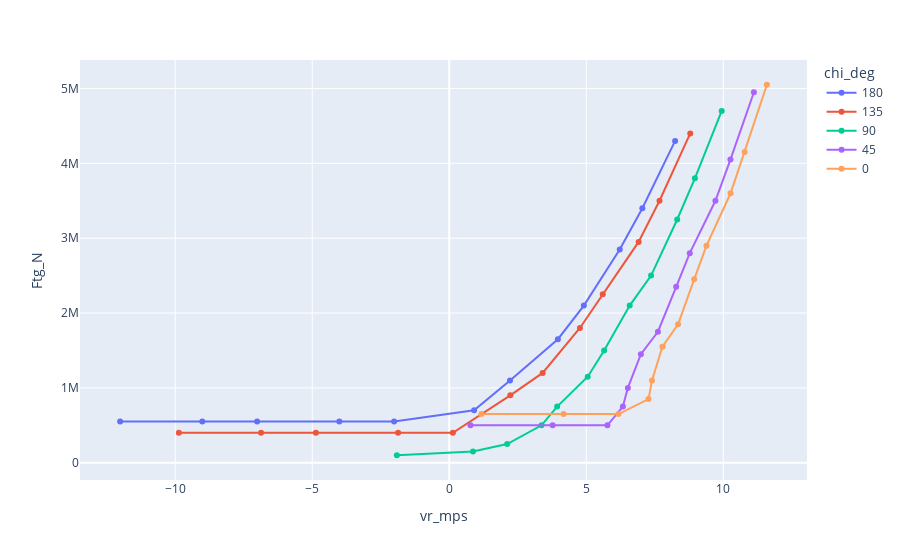

This figure's notebook cell:
### Markdown cell above
# Plotting

### Code cell
df = qss_star.loc[
    (qss_star['beta_deg'] == 0)
    & (qss_star['phi_deg'] == 0)
    # & (qss_star['chi_deg'] == 135)
    & (qss_star['Lt_m'] == 1500)
    # & (qss_star['vw_mps'] == 15)
].sort_values(by='vr_mps')

fig = px.line(df, x='vr_mps', y='Ftg_N', markers=True, color='chi_deg')
fig.show()

### Figure 1 — Plotly figure (JSON) as saved in the notebook; plotly's stock layout.template omitted (floating-point values rounded to 4 significant figures)
{"data": [{"hovertemplate": "chi_deg=180<br>vr_mps=%{x}<br>Ftg_N=%{y}<extra></extra>", "legendgroup": "180", "line": {"color": "#636efa", "dash": "solid"}, "marker": {"symbol": "circle"}, "mode": "lines+markers", "name": "180", "orientation": "v", "showlegend": true, "type": "scatter", "x": [-12.01, -9.011, -7.011, -4.011, -2.011, 0.9074, 2.218, 3.965, 4.913, 6.222, 7.048, 8.243], "xaxis": "x", "y": [550010, 550010, 550010, 550010, 550010, 700010, 1100010, 1650010, 2100010, 2850010, 3400010, 4300010], "yaxis": "y"}, {"hovertemplate": "chi_deg=135<br>vr_mps=%{x}<br>Ftg_N=%{y}<extra></extra>", "legendgroup": "135", "line": {"color": "#EF553B", "dash": "solid"}, "marker": {"symbol": "circle"}, "mode": "lines+markers", "name": "135", "orientation": "v", "showlegend": true, "type": "scatter", "x": [-9.866, -6.866, -4.866, -1.866, 0.1337, 2.229, 3.409, 4.769, 5.603, 6.911, 7.674, 8.795], "xaxis": "x", "y": [400010, 400010, 400010, 400010, 400010, 900010, 1200010, 1800010, 2250010, 2950010, 3500000.0, 4400010], "yaxis": "y"}, {"hovertemplate": "chi_deg=90<br>vr_mps=%{x}<br>Ftg_N=%{y}<extra></extra>", "legendgroup": "90", "line": {"color": "#00cc96", "dash": "solid"}, "marker": {"symbol": "circle"}, "mode": "lines+markers", "name": "90", "orientation": "v", "showlegend": true, "type": "scatter", "x": [-1.911, 0.8663, 2.115, 3.367, 3.939, 5.054, 5.653, 6.585, 7.366, 8.319, 8.964, 9.944], "xaxis": "x", "y": [100010, 150010, 250000.0, 500000.0, 750010, 1150010, 1500010, 2100010, 2500010, 3250000.0, 3800010, 4700010], "yaxis": "y"}, {"hovertemplate": "chi_deg=45<br>vr_mps=%{x}<br>Ftg_N=%{y}<extra></extra>", "legendgroup": "45", "line": {"color": "#ab63fa", "dash": "solid"}, "marker": {"symbol": "circle"}, "mode": "lines+markers", "name": "45", "orientation": "v", "showlegend": true, "type": "scatter", "x": [0.7726, 3.773, 5.773, 6.336, 6.518, 6.994, 7.616, 8.282, 8.778, 9.713, 10.26, 11.12], "xaxis": "x", "y": [500000.0, 500000.0, 500000.0, 750010, 1000010, 1450010, 1750000.0, 2350010, 2800010, 3500000.0, 4050010, 4950010], "yaxis": "y"}, {"hovertemplate": "chi_deg=0<br>vr_mps=%{x}<br>Ftg_N=%{y}<extra></extra>", "legendgroup": "0", "line": {"color": "#FFA15A", "dash": "solid"}, "marker": {"symbol": "circle"}, "mode": "lines+markers", "name": "0", "orientation": "v", "showlegend": true, "type": "scatter", "x": [1.173, 4.173, 6.173, 7.273, 7.399, 7.78, 8.351, 8.938, 9.388, 10.27, 10.78, 11.59], "xaxis": "x", "y": [650010, 650010, 650010, 850010, 1100010, 1550000.0, 1850000.0, 2450010, 2900010, 3600010, 4150000.0, 5050010], "yaxis": "y"}], "layout": {"legend": {"title": {"text": "chi_deg"}, "tracegroupgap": 0}, "margin": {"t": 60}, "xaxis": {"anchor": "y", "domain": [0, 1], "title": {"text": "vr_mps"}}, "yaxis": {"anchor": "x", "domain": [0, 1], "title": {"text": "Ftg_N"}}}}
